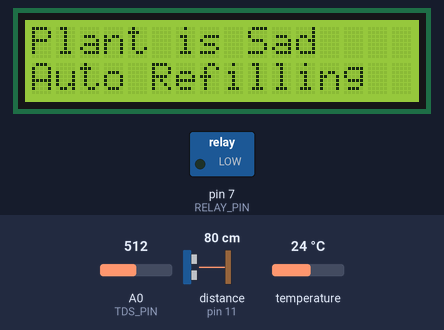
Simulated run of this sketch. Board: Arduino Uno, built with avr-gcc and run on an emulated ATmega328P. On the bench: 16×2 character LCD, switched loads named in the sketch (green lamp = pin HIGH). Wiring (inferred from the names in the program): ultrasonic range finder: trigger pin 10; echo pin 11. The inputs (shaded band) are chosen by the test bench; at power-on: distance to the obstacle (sensor on pin 11) 80 cm, temperature 24 °C, A0 (TDS_PIN) = 512. The echo pulse lasts 58.3 µs per cm; pins used as bus, display or sensor lines are not drawn; what the sketch prints to the serial monitor is not drawn.

Above: at 2.4 s.
2.5 s: distance to the obstacle (sensor on pin 11) set to 6 cm
At 4.9 s:
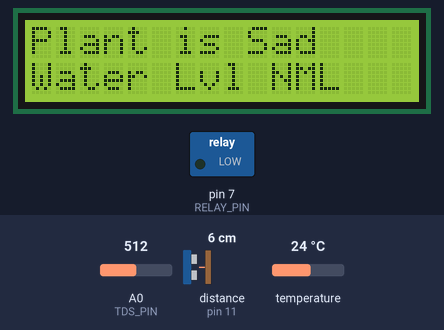
6.0 s: distance to the obstacle (sensor on pin 11) set to 3 cm
At 10.6 s:
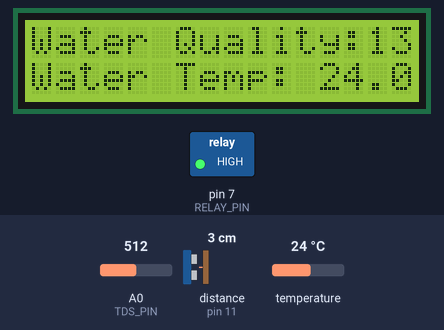
10.8 s: temperature set to 7 °C
At 11.5 s:
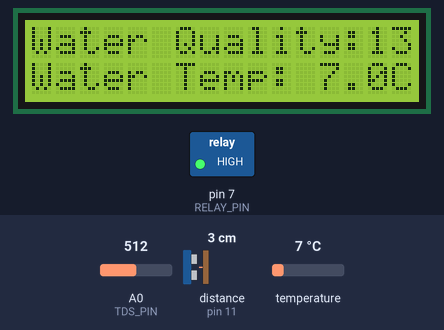
15.6 s: distance to the obstacle (sensor on pin 11) set to 7 cm
17.6 s: distance to the obstacle (sensor on pin 11) set to 10 cm
At 22.2 s:
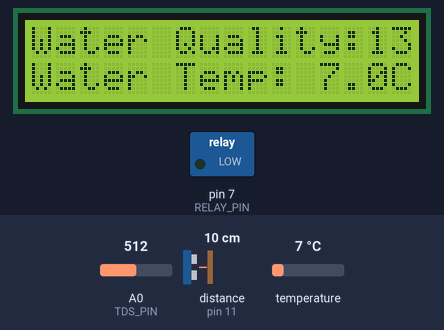
22.4 s: temperature set to 12 °C
At 23.9 s:
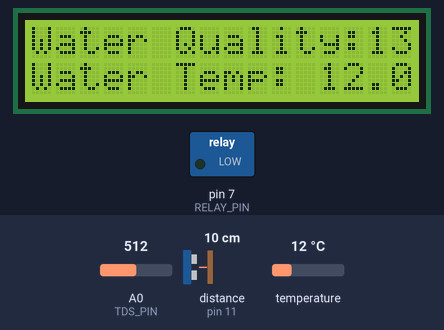
Timing chart, 0 to 25.4 s (numbered marks = the images above; inputs shaded):
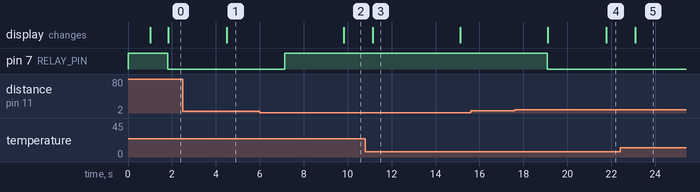

Measured:
- the behaviour switches between 5 and 4 cm on distance to the obstacle (sensor on pin 11) (found by bisection; images 1 and 2)
- the behaviour switches between 8 and 9 cm on distance to the obstacle (sensor on pin 11) (found by bisection; images 3 and 4)
- after the input at 2.5 s, the display: changes after 2.0 s (image 1)
- after the input at 6.0 s, pin 7 (RELAY_PIN): LOW → HIGH after 1.1 s
- after the input at 10.8 s, the display: changes after 0.34 s (image 3)
- after the input at 15.6 s, every drawn part: stays the same
- after the input at 17.6 s, pin 7 (RELAY_PIN): HIGH → LOW after 1.5 s; the display: first changes after 1.5 s (image 4 shows a later state)
- after the input at 22.4 s, the display: changes after 0.70 s (image 5)

The sketch:

ARD_Source.ino
```cpp
#include <Wire.h> //TDS Module Library
#include <LiquidCrystal_I2C.h> //LCD Module Library
#include <OneWire.h> //Temperature Input Module Library
#include <DallasTemperature.h> // Temperature Output Module Library

// pins
const int TRIG_PIN = 10; //USC Input
const int ECHO_PIN = 11; //USC Output
const int RELAY_PIN = 7; //Motor State Switch
const int TDS_PIN = A0; //TDS Reader
#define ONE_WIRE_BUS 4 //Temperature Reader

// LCD
#define LCD_ADDR 0x27
#define LCD_COLS 16
#define LCD_ROWS 2
LiquidCrystal_I2C lcd(LCD_ADDR, LCD_COLS, LCD_ROWS);

// temp sensor
OneWire oneWire(ONE_WIRE_BUS);
DallasTemperature sensors(&oneWire);

// settings
const bool RELAY_ACTIVE_LOW = true;
const float ON_DISTANCE_CM  = 8.0;  // pump ON when distance > 8cm (low water)
const float OFF_DISTANCE_CM = 4.0;  // pump OFF when distance < 4cm (filled)

//TDS setup
const int TDS_SAMPLES = 5;
const float VREF = 5.0;
const int DRY_THRESHOLD_ADC = 8;
float CALIB_FACTOR = 0.5;

// LCD timing
const unsigned long SCREEN_A_MS = 6500UL;
const unsigned long SCREEN_B_MS = 4500UL;
unsigned long screenStart = 0;
int screenPhase = 0; // 0=A,1=B

// state
bool pumpOn = false;
int latestTds = 0;
float latestDist = -1.0;
float latestTemp = NAN;

void setup() {
  Serial.begin(9600); // telemetry to ESP32
  pinMode(TRIG_PIN, OUTPUT);
  pinMode(ECHO_PIN, INPUT);
  pinMode(RELAY_PIN, OUTPUT);
  setRelay(false);

  sensors.begin();

  lcd.init();
  lcd.backlight();
  lcd.clear();
  lcd.setCursor(0,0); lcd.print("Garden Genie");
  lcd.setCursor(0,1); lcd.print("Live Mode");
  delay(900);
  lcd.clear();

  screenStart = millis();
  screenPhase = 0;
}

void loop() {
  latestDist = readDistanceCM();
  latestTds = readTdsPpmRounded();
  latestTemp = readTemperatureC();

  // pump control simple hysteresis
  if (latestDist >= 0) {
    if (!pumpOn && latestDist > ON_DISTANCE_CM) {
      setRelay(true); pumpOn = true;
    } else if (pumpOn && latestDist < OFF_DISTANCE_CM) {
      setRelay(false); pumpOn = false;
    }
  }

  // send telemetry (newline terminated)
  Serial.print("TDS:"); Serial.print(latestTds);
  Serial.print(";DIST:");
  if (latestDist < 0) Serial.print("NAN"); else Serial.print(latestDist, 2);
  Serial.print(";PUMP:"); Serial.print(pumpOn ? "ON" : "OFF");
  Serial.print(";TEMP:");
  if (isnan(latestTemp)) Serial.print("NAN"); else Serial.print(latestTemp, 1);
  Serial.println();

  // LCD screens
  unsigned long now = millis();
  if (screenPhase == 0) {
    // Screen A
    String line1 = (isPlantHealthy(latestTemp, latestTds) ? "Plant is Happy" : "Plant is Sad");
    String line2 = waterLevelText(latestDist, pumpOn);
    showTwoLines(line1, line2);
    if (now - screenStart >= SCREEN_A_MS) { screenPhase = 1; screenStart = now; }
  } else {
    // Screen B
    String l1 = "Water Quality:" + String(latestTds);
    String l2 = "Water Temp:";
    if (isnan(latestTemp)) l2 += " --C"; else l2 += " " + String(latestTemp, 1) + "C";
    showTwoLines(l1, l2);
    if (now - screenStart >= SCREEN_B_MS) { screenPhase = 0; screenStart = now; }
  }

  delay(500); // adjust responsiveness
}

// ---------- helpers ----------

bool isPlantHealthy(float tempC, int tds) {
  if (isnan(tempC)) return false;
  bool tempOK = (tempC >= 18.0 && tempC <= 25.0);
  bool tdsOK = (tds >= 50 && tds <= 200);
  return tempOK && tdsOK;
}

String waterLevelText(float dist, bool pump) {
  if (dist < 0) return "Water Lvl: N/A";
  if (dist > ON_DISTANCE_CM) {
    return pump ? "Auto Refilling" : "Water Lvl LOW";
  } else {
    return "Water Lvl NML";
  }
}

void showTwoLines(const String &aRaw, const String &bRaw) {
  String a = aRaw; String b = bRaw;
  if (a.length() > LCD_COLS) a = a.substring(0, LCD_COLS);
  while (a.length() < LCD_COLS) a += ' ';
  if (b.length() > LCD_COLS) b = b.substring(0, LCD_COLS);
  while (b.length() < LCD_COLS) b += ' ';
  lcd.setCursor(0,0); lcd.print(a);
  lcd.setCursor(0,1); lcd.print(b);
}

float readDistanceCM() {
  digitalWrite(TRIG_PIN, LOW); delayMicroseconds(2);
  digitalWrite(TRIG_PIN, HIGH); delayMicroseconds(10);
  digitalWrite(TRIG_PIN, LOW);
  long duration = pulseIn(ECHO_PIN, HIGH, 30000UL);
  if (duration == 0) return -1.0;
  return duration / 58.0;
}

void setRelay(bool on) {
  if (RELAY_ACTIVE_LOW) digitalWrite(RELAY_PIN, on ? LOW : HIGH);
  else digitalWrite(RELAY_PIN, on ? HIGH : LOW);
}

int readTdsPpmRounded() {
  long sum = 0;
  for (int i = 0; i < TDS_SAMPLES; ++i) { sum += analogRead(TDS_PIN); delay(6); }
  float analogAvg = sum / (float)TDS_SAMPLES;
  if (analogAvg <= DRY_THRESHOLD_ADC) return 0;
  float voltage = analogAvg * (VREF / 1024.0);
  float tds = (133.42 * pow(voltage, 3) - 255.86 * pow(voltage, 2) + 857.39 * voltage) * CALIB_FACTOR;
  if (tds < 0) tds = 0;
  return (int)(tds + 0.5);
}

float readTemperatureC() {
  sensors.requestTemperatures();
  float t = sensors.getTempCByIndex(0);
  if (t == DEVICE_DISCONNECTED_C) return NAN;
  return t;
}


//thank you namaste jai hind
```
